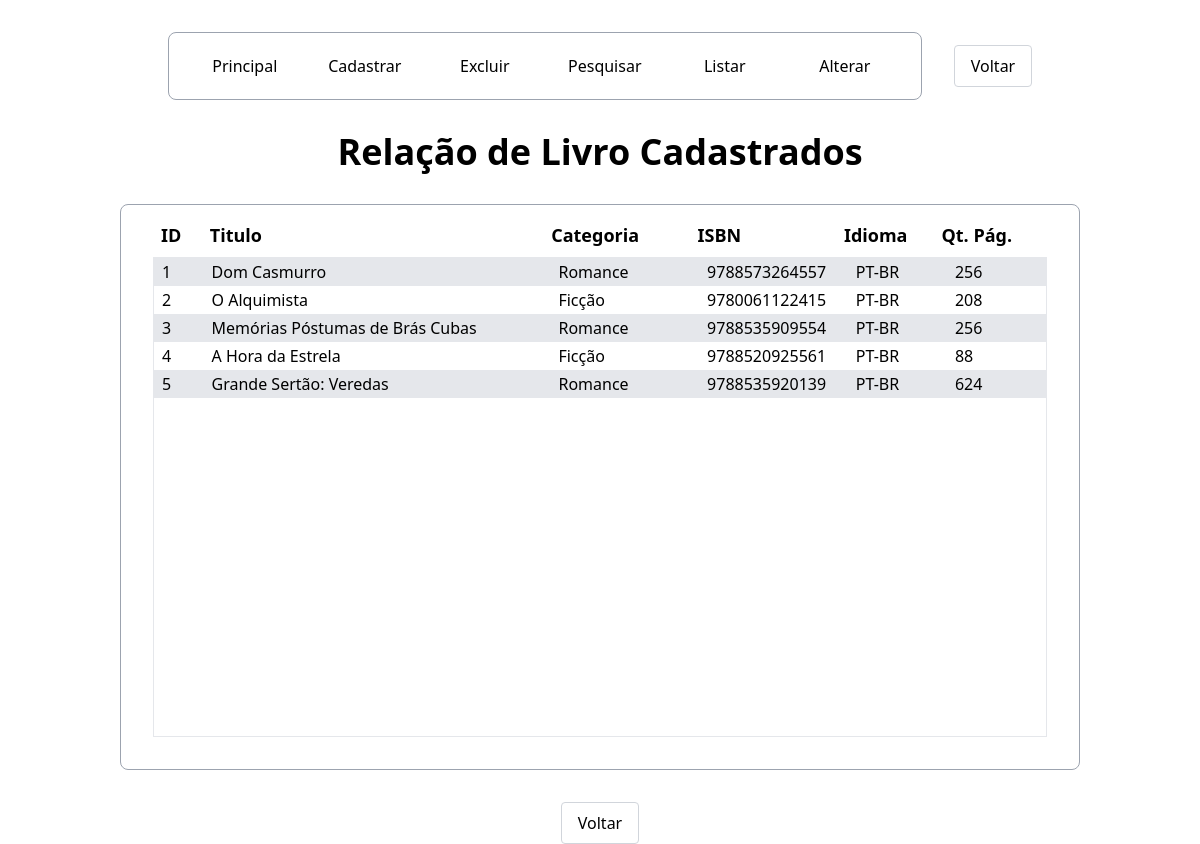
Page /autoria/livro/operacao/listar.php on the committed database.
### tables this page shows
CREATE TABLE `livro` (
  `cod_livro` int(10) UNSIGNED NOT NULL,
  `titulo` varchar(50) NOT NULL,
  `categoria` varchar(30) NOT NULL,
  `ISBN` char(13) NOT NULL,
  `idioma` char(5) NOT NULL,
  `qtde_pag` int(10) UNSIGNED NOT NULL
);

### autoria/livro/Livro.php (called while the page is built, shortened)
<?php
class Livro
{
    function listar()
    {
        try
        {
            $this->conn = new Conectar();
            $sql = $this->conn->prepare("select * from livro order by cod_livro");
            $sql->execute();
            return $sql->fetchAll();
        }
        catch (PDOException $exc)
        {
            echo "Erro ao executar a consulta. " . $exc->getMessage();
        }
    }
}
?>

### autoria/livro/operacao/listar.php (the view, shortened to what this page needs)
<!DOCTYPE html>
<html lang="pt-br">
<head>
    <link rel="stylesheet" href="../../../assets/css/output.css">
</head>
<body class="max-h-screen">
    <?php
    include_once '../Livro.php';
    $livro = new Livro();
    $listar_livro = $livro->listar();
    ?>
    <?php include("../../../componentes/BarraMenuInterna.php") ?>
    <div class="flex flex-col gap-8 w-fit mx-auto mt-8 h-[50%]">
    <h1 class="regular-title">
            Relação de Livro Cadastrados
        </h1>
        <div
            role="table"
            class="
            flex flex-col
            text-left
            w-[960px]
            mx-auto p-8 pt-4
            border border-gray-400 rounded-lg
            ">
            <div role="row" class="grid grid-cols-[repeat(18,minmax(0,1fr))] text-lg font-semibold mr-4 *:px-2 *:pb-2">
                <div role="cell" class="col-span-1">
                    ID
                </div>
                <div role="cell" class="col-span-7">
                    Titulo
                </div>
                <div role="cell" class="col-span-3">
                    Categoria
                </div>
                <div role="cell" class="col-span-3">
                    ISBN
                </div>
                <div role="cell" class="col-span-2">
                    Idioma
                </div>
                <div role="cell" class="col-span-2">
                    Qt. Pág.
                </div>
            </div>
            <div role="rowgroup" class="
                border overflow-y-scroll h-[480px]
                [&>*:nth-child(odd)]:bg-gray-200 *:*:px-2
                ">
                <?php foreach ($listar_livro as $registro) { ?>
                <div role="row" class="
                    grid grid-cols-[repeat(18,minmax(0,1fr))] py-0.5
                    ">
                    <div role="cell" class="col-span-1">
                        <?php echo $registro[0]; ?>
                    </div>
                    <div role="cell" class="col-span-7">
                        <?php echo $registro[1]; ?>
                    </div>
                    <div role="cell" class="col-span-3">
                        <?php echo $registro[2]; ?>
                    </div>
                    <div role="cell" class="col-span-3">
                        <?php echo $registro[3]; ?>
                    </div>
                    <div role="cell" class="col-span-2">
                        <?php echo $registro[4]; ?>
                    </div>
                    <div role="cell" class="col-span-2">
                        <?php echo $registro[5]; ?>
                    </div>
                </div>
                <?php } ?>
            </div>
        </div>
        <?php include("../../../componentes/BotaoVoltar.php") ?>
    </div>
</body>
</html>

### rows in the picture
livro: cod_livro "1", titulo "Dom Casmurro", categoria "Romance", ISBN "9788573264557", idioma "PT-BR", qtde_pag "256"
livro: cod_livro "2", titulo "O Alquimista", categoria "Ficção", ISBN "9780061122415", idioma "PT-BR", qtde_pag "208"
livro: cod_livro "3", titulo "Memórias Póstumas de Brás Cubas", categoria "Romance", ISBN "9788535909554", idioma "PT-BR", qtde_pag "256"
livro: cod_livro "4", titulo "A Hora da Estrela", categoria "Ficção", ISBN "9788520925561", idioma "PT-BR", qtde_pag "88"
livro: cod_livro "5", titulo "Grande Sertão: Veredas", categoria "Romance", ISBN "9788535920139", idioma "PT-BR", qtde_pag "624"
